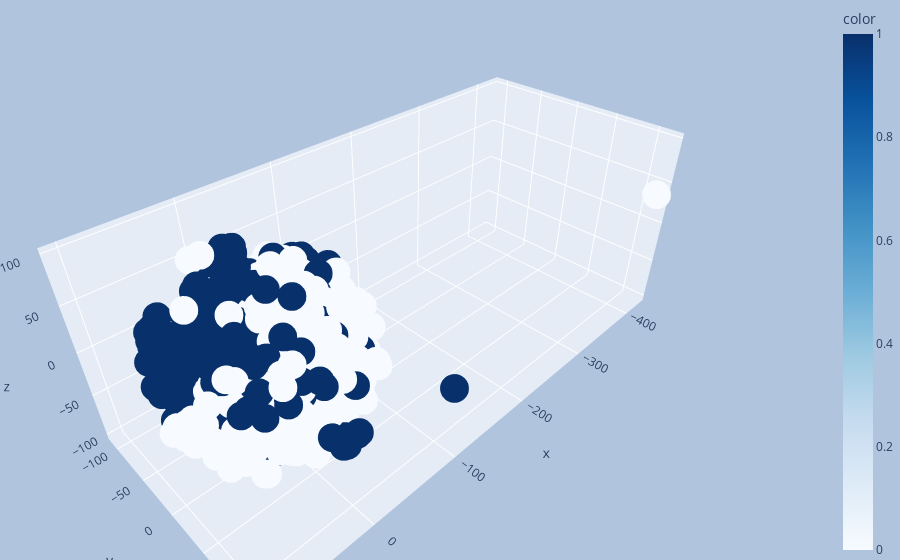

The cell this chart's notebook holds for it:
### Code cell
fig = draw_tsne(n_iter=1000, n_components=3, metric='euclidean', title='', size = 10)
# fig.write_html("plots/tsne_original data.html")
fig.write_html("plots/tsne_pct data.html")

### Figure 1 — Plotly figure (JSON) as saved in the notebook; plotly's stock layout.template omitted (floating-point values rounded to 4 significant figures; data arrays with more than 128 entries replaced by an {"elided": "..."} marker saying what was removed)
{"data": [{"hovertemplate": "x=%{x}<br>y=%{y}<br>z=%{z}<br>color=%{marker.color}<extra></extra>", "legendgroup": "", "marker": {"color": {"elided": "897 int values"}, "coloraxis": "coloraxis", "line": {"width": 0}, "size": 10, "symbol": "circle"}, "mode": "markers", "name": "", "scene": "scene", "showlegend": false, "type": "scatter3d", "x": {"elided": "897 float values"}, "y": {"elided": "897 float values"}, "z": {"elided": "897 float values"}}], "layout": {"coloraxis": {"colorbar": {"title": {"text": "color"}}, "colorscale": [[0, "rgb(247,251,255)"], [0.125, "rgb(222,235,247)"], [0.25, "rgb(198,219,239)"], [0.375, "rgb(158,202,225)"], [0.5, "rgb(107,174,214)"], [0.625, "rgb(66,146,198)"], [0.75, "rgb(33,113,181)"], [0.875, "rgb(8,81,156)"], [1, "rgb(8,48,107)"]]}, "legend": {"tracegroupgap": 0}, "margin": {"b": 0, "l": 0, "r": 0, "t": 0}, "paper_bgcolor": "LightSteelBlue", "scene": {"domain": {"x": [0, 1], "y": [0, 1]}, "xaxis": {"title": {"text": "x"}}, "yaxis": {"title": {"text": "y"}}, "zaxis": {"title": {"text": "z"}}}}}
